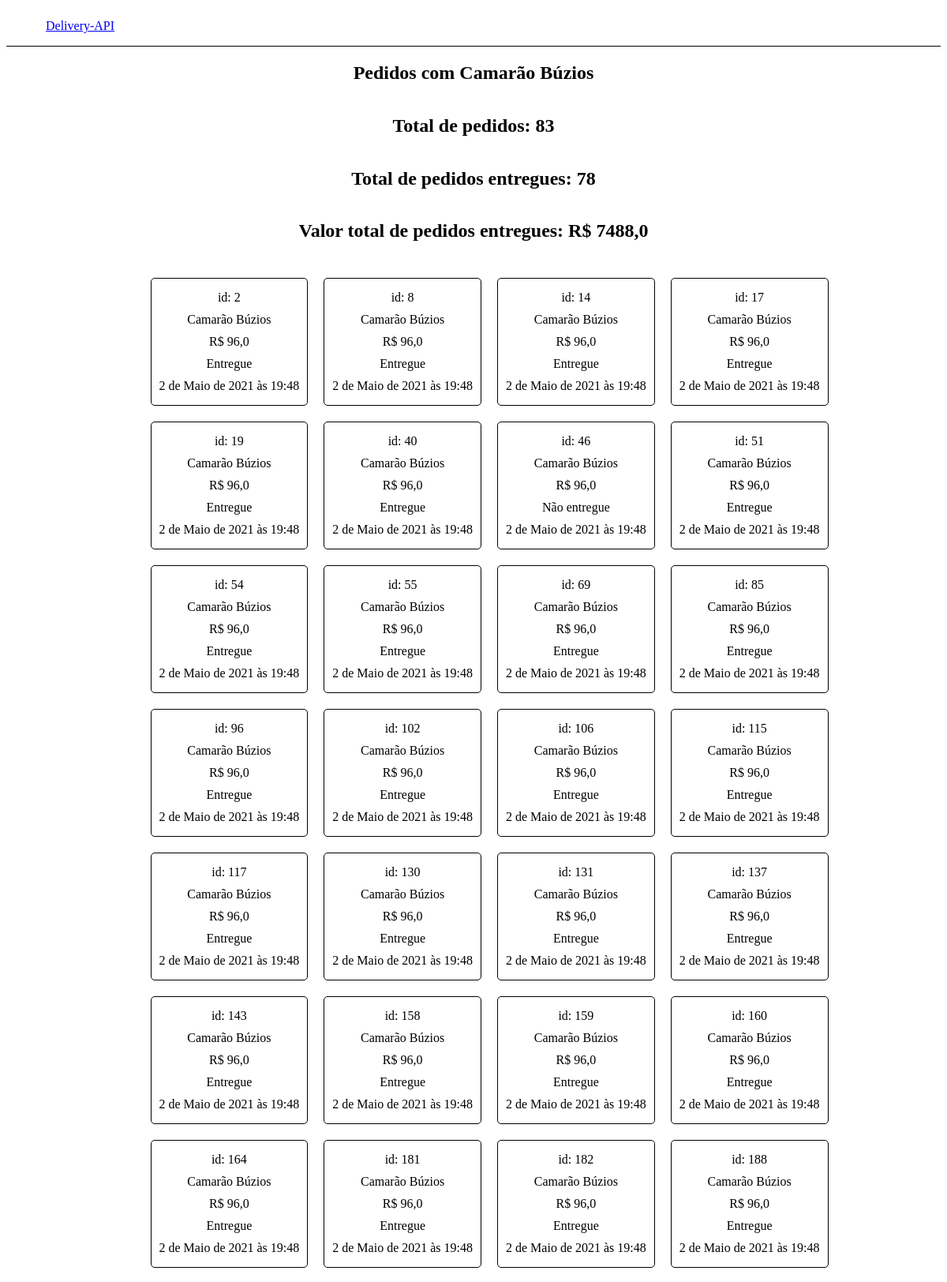
/produto/Camarão Búzios/ (upper part), run on the app's committed database.
### pedidos/models.py (models this page shows, shortened)
class Pedido(models.Model):
    cliente = models.CharField(max_length=255)
    produto = models.CharField(max_length=255)
    valor = models.FloatField()
    entregue = models.BooleanField()
    timestamp = models.DateTimeField(auto_now_add=True)

### pedidos/views.py (the view)
# urls.py: path('produto/<str:produto>/', valor_total_por_produto, name="valor_total_por_produto"),
def valor_total_por_produto(request, produto):
    try:
        pedidos = Pedido.objects.filter(produto=produto)
    except Pedido.DoesNotExist:
        raise Http404(f"Produto não encontrado")
    contador = pedidos.count()
    valor = pedidos.filter(entregue=True)
    contador_entregue = valor.count()
    valor = valor.aggregate(Sum('valor'))['valor__sum']
    if valor == None:
        valor = 0
    return render(request, 'pedidos-produto.html', {'pedidos': pedidos, 'contador': contador, 'contador_entregue': contador_entregue, 'valor':valor, 'produto':produto})

### pedidos/templates/pedidos-produto.html (shortened to what this page needs)
<!DOCTYPE html>
<html lang="pt-br">
<head>
</head>
<body>
    <header>
        <a style="width: 20%; margin: 0 50px;" href="{% url 'listar_pedidos' %}">Delivery-API</a>
    </header>
    <section class="content" >
        <h1>Pedidos com {{ produto }} </h1>
        <h1>Total de pedidos: {{contador}} </h1>
        <h1>Total de pedidos entregues: {{ contador_entregue }} </h1>
        <h1>Valor total de pedidos entregues: R$ {{valor}} </h1>
            <ul class="lista" >
                {% for pedido in pedidos %}
                    <a href="{% url 'atualizar_pedido' pedido.id %}" class="item">
                        <li>
                            <p>id: {{ pedido.id }}</p>
                            <p>{{ pedido.produto }}</p>
                            <p>R$ {{ pedido.valor }}</p>
                            {% if pedido.entregue  %}
                                <p>Entregue</p>
                            {% else %}
                                <p>Não entregue</p>
                            {% endif %}
                            <p>{{ pedido.timestamp }}</p>
                        </li>
                    </a>
                {% endfor %}
            </ul>
    </section>
</body>
</html>

### pedidos/templates/pedidos-produto.html (style rules this page uses)
header { display: flex; width: 100%; height: 50px; justify-content: space-between; align-items: center; border-bottom: 1px solid black; }
body { display: flex; flex-direction: column; align-items: center; justify-content: center; }
.content { display: flex; flex-direction: column; align-items: center; justify-content: center; width: 80%; }
.lista { display: flex; flex-wrap: wrap; align-items: center; justify-content: center; list-style-type: none; }
.lista .item { text-decoration: none; color:black; margin: 10px; display: flex; flex-direction: column; align-items: center; justify-content: center; width: auto; padding: 10px; border: 1px solid black; border-radius: 5px; }
.lista .item li { list-style-type: none; display: flex; flex-direction: column; align-items: center; justify-content: center; }
.lista .item li p { margin: 5px 0px; }

### data on the page
Pedido: id "2", produto "Camarão Búzios", valor "96,0", entregue "Entregue", timestamp "2 de Maio de 2021 às 19:48"
Pedido: id "8", produto "Camarão Búzios", valor "96,0", entregue "Entregue", timestamp "2 de Maio de 2021 às 19:48"
Pedido: id "14", produto "Camarão Búzios", valor "96,0", entregue "Entregue", timestamp "2 de Maio de 2021 às 19:48"
Pedido: id "17", produto "Camarão Búzios", valor "96,0", entregue "Entregue", timestamp "2 de Maio de 2021 às 19:48"
Pedido: id "19", produto "Camarão Búzios", valor "96,0", entregue "Entregue", timestamp "2 de Maio de 2021 às 19:48"
Pedido: id "40", produto "Camarão Búzios", valor "96,0", entregue "Entregue", timestamp "2 de Maio de 2021 às 19:48"
Pedido: id "46", produto "Camarão Búzios", valor "96,0", entregue "Não entregue", timestamp "2 de Maio de 2021 às 19:48"
Pedido: id "51", produto "Camarão Búzios", valor "96,0", entregue "Entregue", timestamp "2 de Maio de 2021 às 19:48"
Pedido: id "54", produto "Camarão Búzios", valor "96,0", entregue "Entregue", timestamp "2 de Maio de 2021 às 19:48"
Pedido: id "55", produto "Camarão Búzios", valor "96,0", entregue "Entregue", timestamp "2 de Maio de 2021 às 19:48"
Pedido: id "69", produto "Camarão Búzios", valor "96,0", entregue "Entregue", timestamp "2 de Maio de 2021 às 19:48"
Pedido: id "85", produto "Camarão Búzios", valor "96,0", entregue "Entregue", timestamp "2 de Maio de 2021 às 19:48"
Pedido: id "96", produto "Camarão Búzios", valor "96,0", entregue "Entregue", timestamp "2 de Maio de 2021 às 19:48"
Pedido: id "102", produto "Camarão Búzios", valor "96,0", entregue "Entregue", timestamp "2 de Maio de 2021 às 19:48"
Pedido: id "106", produto "Camarão Búzios", valor "96,0", entregue "Entregue", timestamp "2 de Maio de 2021 às 19:48"
Pedido: id "115", produto "Camarão Búzios", valor "96,0", entregue "Entregue", timestamp "2 de Maio de 2021 às 19:48"
Pedido: id "117", produto "Camarão Búzios", valor "96,0", entregue "Entregue", timestamp "2 de Maio de 2021 às 19:48"
Pedido: id "130", produto "Camarão Búzios", valor "96,0", entregue "Entregue", timestamp "2 de Maio de 2021 às 19:48"
Pedido: id "131", produto "Camarão Búzios", valor "96,0", entregue "Entregue", timestamp "2 de Maio de 2021 às 19:48"
Pedido: id "137", produto "Camarão Búzios", valor "96,0", entregue "Entregue", timestamp "2 de Maio de 2021 às 19:48"
Pedido: id "143", produto "Camarão Búzios", valor "96,0", entregue "Entregue", timestamp "2 de Maio de 2021 às 19:48"
Pedido: id "158", produto "Camarão Búzios", valor "96,0", entregue "Entregue", timestamp "2 de Maio de 2021 às 19:48"
Pedido: id "159", produto "Camarão Búzios", valor "96,0", entregue "Entregue", timestamp "2 de Maio de 2021 às 19:48"
Pedido: id "160", produto "Camarão Búzios", valor "96,0", entregue "Entregue", timestamp "2 de Maio de 2021 às 19:48"
Pedido: id "164", produto "Camarão Búzios", valor "96,0", entregue "Entregue", timestamp "2 de Maio de 2021 às 19:48"
Pedido: id "181", produto "Camarão Búzios", valor "96,0", entregue "Entregue", timestamp "2 de Maio de 2021 às 19:48"
Pedido: id "182", produto "Camarão Búzios", valor "96,0", entregue "Entregue", timestamp "2 de Maio de 2021 às 19:48"
Pedido: id "188", produto "Camarão Búzios", valor "96,0", entregue "Entregue", timestamp "2 de Maio de 2021 às 19:48"

### other printed values
{{ produto }} "Camarão Búzios"
{{ contador }} "83"
{{ contador_entregue }} "78"
{{ valor }} "7488,0"
